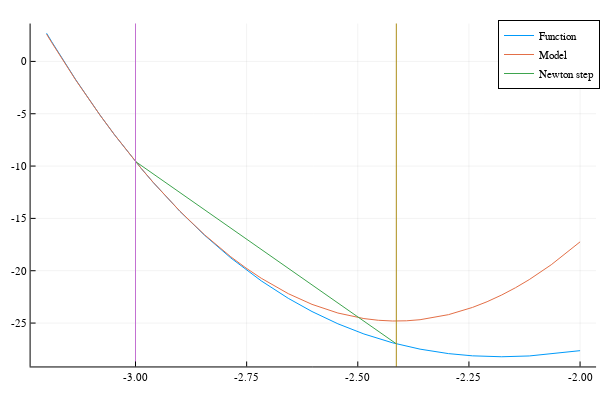

The cell this chart's notebook holds for it:
### Code cell
plot!(m, -3.2, -2.0, label="Model")
plot!(iter[1:2,2], iter[1:2,1], label="Newton step")
vline!([iter[1,2] iter[2,2]], label = "")

### Figure 1 — Plotly figure (JSON) as saved in the notebook; plotly's stock layout.template omitted (floating-point values rounded to 4 significant figures)
{"data": [{"colorbar": {"title": ""}, "legendgroup": "Function", "line": {"color": "rgba(0, 154, 250, 1.000)", "dash": "solid", "shape": "linear", "width": 1}, "mode": "lines", "name": "Function", "showlegend": true, "type": "scatter", "x": [-3.2, -3.194, -3.188, -3.134, -3.08, -3.047, -3.015, -2.987, -2.96, -2.9, -2.845, -2.786, -2.717, -2.656, -2.603, -2.545, -2.486, -2.422, -2.36, -2.296, -2.242, -2.176, -2.114, -2.015, -2], "xaxis": "x1", "y": [2.691, 2.276, 1.865, -1.773, -5.123, -7.003, -8.786, -10.22, -11.59, -14.33, -16.6, -18.78, -20.97, -22.64, -23.9, -25.07, -26.04, -26.89, -27.49, -27.92, -28.13, -28.22, -28.14, -27.73, -27.64], "yaxis": "y1", "zmax": null, "zmin": null}, {"colorbar": {"title": ""}, "legendgroup": "Model", "line": {"color": "rgba(227, 111, 71, 1.000)", "dash": "solid", "shape": "linear", "width": 1}, "mode": "lines", "name": "Model", "showlegend": true, "type": "scatter", "x": [-3.2, -3.194, -3.188, -3.134, -3.08, -3.047, -3.015, -2.987, -2.96, -2.9, -2.845, -2.815, -2.786, -2.751, -2.717, -2.656, -2.603, -2.545, -2.486, -2.454, -2.422, -2.391, -2.36, -2.296, -2.242, -2.209, -2.176, -2.145, -2.114, -2.065, -2.015, -2.008, -2], "xaxis": "x1", "y": [2.599, 2.192, 1.788, -1.8, -5.129, -7.004, -8.786, -10.22, -11.58, -14.32, -16.56, -17.65, -18.67, -19.74, -20.72, -22.19, -23.21, -24.04, -24.57, -24.73, -24.8, -24.78, -24.68, -24.2, -23.51, -22.96, -22.32, -21.63, -20.85, -19.43, -17.79, -17.52, -17.24], "yaxis": "y1", "zmax": null, "zmin": null}, {"colorbar": {"title": ""}, "legendgroup": "Newton step", "line": {"color": "rgba(62, 164, 78, 1.000)", "dash": "solid", "shape": "linear", "width": 1}, "mode": "lines", "name": "Newton step", "showlegend": true, "type": "scatter", "x": [-3, -2.413], "xaxis": "x1", "y": [-9.564, -26.98], "yaxis": "y1", "zmax": null, "zmin": null}, {"colorbar": {"title": ""}, "legendgroup": "", "line": {"color": "rgba(195, 113, 210, 1.000)", "dash": "solid", "shape": "linear", "width": 1}, "mode": "lines", "name": "", "showlegend": false, "type": "scatter", "x": [-3, -3], "xaxis": "x1", "y": [-3306.0, 3280.0], "yaxis": "y1", "zmax": null, "zmin": null}, {"colorbar": {"title": ""}, "legendgroup": "", "line": {"color": "rgba(172, 142, 24, 1.000)", "dash": "solid", "shape": "linear", "width": 1}, "mode": "lines", "name": "", "showlegend": false, "type": "scatter", "x": [-2.413, -2.413], "xaxis": "x1", "y": [-3306.0, 3280.0], "yaxis": "y1", "zmax": null, "zmin": null}], "layout": {"annotations": [], "height": 400, "legend": {"bgcolor": "rgba(255, 255, 255, 1.000)", "bordercolor": "rgba(0, 0, 0, 1.000)", "borderwidth": 1, "font": {"color": "rgba(0, 0, 0, 1.000)", "family": "sans-serif", "size": 11}, "tracegroupgap": 0, "traceorder": "normal", "x": 1, "xanchor": "auto", "y": 1, "yanchor": "auto"}, "margin": {"b": 20, "l": 0, "r": 0, "t": 20}, "paper_bgcolor": "rgba(255, 255, 255, 1.000)", "plot_bgcolor": "rgba(255, 255, 255, 1.000)", "showlegend": true, "width": 600, "xaxis": {"anchor": "y1", "domain": [0.05101, 0.9934], "gridcolor": "rgba(0, 0, 0, 0.100)", "gridwidth": 0.5, "linecolor": "rgba(0, 0, 0, 1.000)", "mirror": false, "range": [-3.236, -1.964], "showgrid": true, "showline": true, "showticklabels": true, "tickangle": 0, "tickcolor": "rgb(0, 0, 0)", "tickfont": {"color": "rgba(0, 0, 0, 1.000)", "family": "sans-serif", "size": 11}, "tickmode": "array", "ticks": "inside", "ticktext": ["-3.00", "-2.75", "-2.50", "-2.25", "-2.00"], "tickvals": [-3, -2.75, -2.5, -2.25, -2], "title": "", "titlefont": {"color": "rgba(0, 0, 0, 1.000)", "family": "sans-serif", "size": 15}, "type": "-", "visible": true, "zeroline": false, "zerolinecolor": "rgba(0, 0, 0, 1.000)"}, "yaxis": {"anchor": "x1", "domain": [0.03762, 0.9902], "gridcolor": "rgba(0, 0, 0, 0.100)", "gridwidth": 0.5, "linecolor": "rgba(0, 0, 0, 1.000)", "mirror": false, "range": [-29.15, 3.618], "showgrid": true, "showline": true, "showticklabels": true, "tickangle": 0, "tickcolor": "rgb(0, 0, 0)", "tickfont": {"color": "rgba(0, 0, 0, 1.000)", "family": "sans-serif", "size": 11}, "tickmode": "array", "ticks": "inside", "ticktext": ["-25", "-20", "-15", "-10", "-5", "0"], "tickvals": [-25, -20, -15, -10, -5, 0], "title": "", "titlefont": {"color": "rgba(0, 0, 0, 1.000)", "family": "sans-serif", "size": 15}, "type": "-", "visible": true, "zeroline": false, "zerolinecolor": "rgba(0, 0, 0, 1.000)"}}}
